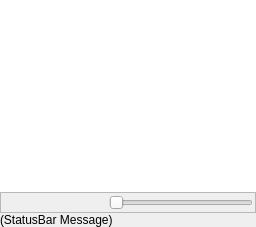
  <widget class="QWidget" name="verticalWidget1">
   <property name="sizePolicy">
    <sizepolicy hsizetype="Expanding" vsizetype="Expanding">
     <horstretch>0</horstretch>
     <verstretch>0</verstretch>
    </sizepolicy>
   </property>
   <layout class="QVBoxLayout" name="verticalLayout_2">
    <property name="spacing">
     <number>0</number>
    </property>
    <property name="leftMargin">
     <number>0</number>
    </property>
    <property name="topMargin">
     <number>0</number>
    </property>
    <property name="rightMargin">
     <number>0</number>
    </property>
    <property name="bottomMargin">
     <number>0</number>
    </property>
    <item>
     <widget class="QSplitter" name="catalogSplitter">
      <property name="sizePolicy">
       <sizepolicy hsizetype="Expanding" vsizetype="Expanding">
        <horstretch>0</horstretch>
        <verstretch>0</verstretch>
       </sizepolicy>
      </property>
      <property name="mouseTracking">
       <bool>false</bool>
      </property>
      <property name="orientation">
       <enum>Qt::Horizontal</enum>
      </property>
      <property name="opaqueResize">
       <bool>true</bool>
      </property>
      <property name="handleWidth">
       <number>10</number>
      </property>
      <property name="childrenCollapsible">
       <bool>false</bool>
      </property>
      <widget class="QWidget" name="verticalViewPage" native="true">
       <layout class="QVBoxLayout" name="verticalLayout">
        <property name="spacing">
         <number>0</number>
        </property>
        <property name="sizeConstraint">
         <enum>QLayout::SetNoConstraint</enum>
        </property>
        <property name="leftMargin">
         <number>0</number>
        </property>
        <property name="topMargin">
         <number>0</number>
        </property>
        <property name="rightMargin">
         <number>0</number>
        </property>
        <property name="bottomMargin">
         <number>0</number>
        </property>
        <item>
         <widget class="ImageView" name="graphicsView">
          <property name="contextMenuPolicy">
           <enum>Qt::NoContextMenu</enum>
          </property>
          <property name="frameShape">
           <enum>QFrame::NoFrame</enum>
          </property>
          <property name="lineWidth">
           <number>0</number>
          </property>
          <property name="renderHints">
           <set>QPainter::Antialiasing|QPainter::SmoothPixmapTransform|QPainter::TextAntialiasing</set>
          </property>
          <property name="viewportUpdateMode">
           <enum>QGraphicsView::FullViewportUpdate</enum>
          </property>
         </widget>
        </item>
        <item>
         <widget class="QFrame" name="pageFrame">
          <property name="frameShape">
           <enum>QFrame::StyledPanel</enum>
          </property>
          <property name="frameShadow">
           <enum>QFrame::Raised</enum>
          </property>
          <layout class="QHBoxLayout" name="horizontalLayout">
           <property name="leftMargin">
            <number>2</number>
           </property>
           <property name="topMargin">
            <number>2</number>
           </property>
           <property name="rightMargin">
            <number>2</number>
           </property>
           <property name="bottomMargin">
            <number>2</number>
           </property>
           <item>
            <widget class="QLabel" name="pageLabel">
             <property name="minimumSize">
              <size>
               <width>100</width>
               <height>0</height>
              </size>
             </property>
             <property name="maximumSize">
              <size>
               <width>100</width>
               <height>16777215</height>
              </size>
             </property>
             <property name="baseSize">
              <size>
               <width>100</width>
               <height>0</height>
              </size>
             </property>
             <property name="alignment">
              <set>Qt::AlignRight|Qt::AlignTrailing|Qt::AlignVCenter</set>
             </property>
            </widget>
           </item>
           <item>
            <widget class="PageSlider" name="pageSlider">
             <property name="minimum">
              <number>1</number>
             </property>
             <property name="orientation">
              <enum>Qt::Horizontal</enum>
             </property>
             <property name="tickPosition">
              <enum>QSlider::NoTicks</enum>
             </property>
            </widget>
           </item>
          </layout>
         </widget>
        </item>
       </layout>
      </widget>
     </widget>
    </item>
    <item>
     <widget class="QLabel" name="statusLabel">
      <property name="minimumSize">
       <size>
        <width>100</width>
        <height>0</height>
       </size>
      </property>
      <property name="maximumSize">
       <size>
        <width>4096</width>
        <height>16777215</height>
       </size>
      </property>
      <property name="text">
       <string notr="true">(StatusBar Message)</string>
      </property>
      <property name="textFormat">
       <enum>Qt::PlainText</enum>
      </property>
      <property name="scaledContents">
       <bool>true</bool>
      </property>
     </widget>
    </item>
   </layout>
  </widget>
